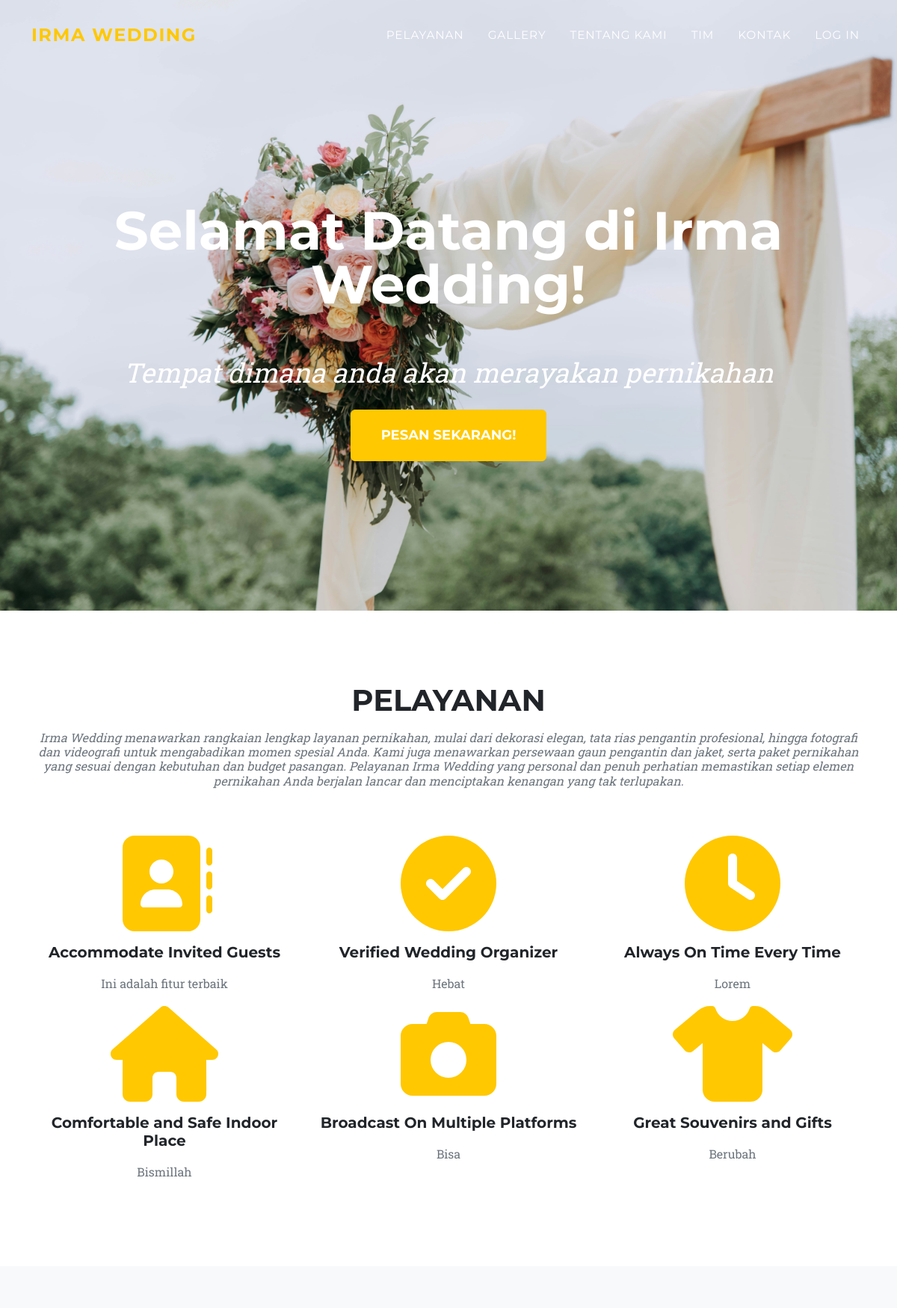
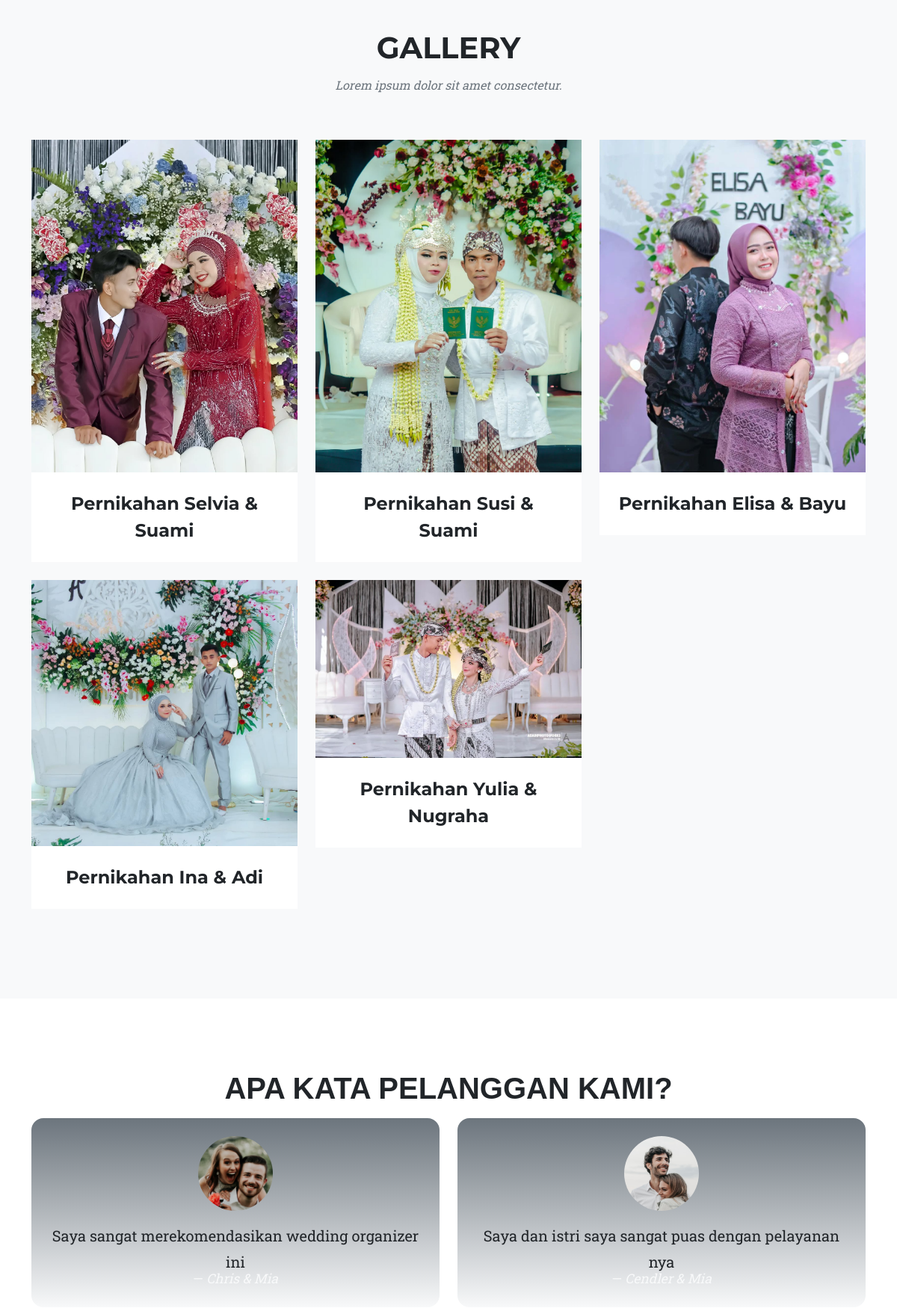
Page /landing-page/index.php (upper part) on the committed database (2 pictures, top to bottom).
### tables this page shows
CREATE TABLE `features` (
  `id` int(11) NOT NULL,
  `features_icon` varchar(255) NOT NULL,
  `features_name` varchar(255) NOT NULL,
  `description` varchar(255) NOT NULL
);

CREATE TABLE `gallery` (
  `id` int(11) NOT NULL,
  `gallery_heading` varchar(255) NOT NULL,
  `tgl_pernikahan` text NOT NULL,
  `gallery_image` varchar(255) NOT NULL,
  `gallery_text` text NOT NULL
);

CREATE TABLE `testimonial` (
  `id` int(11) NOT NULL,
  `testi_text` text NOT NULL,
  `testi_client` varchar(255) NOT NULL,
  `testi_image` varchar(255) NOT NULL
);

### landing-page/index.php (the view, shortened to what this page needs)
<?php
require '../db-connect.php';
?>
<!DOCTYPE html>
<html lang="en">
  <head>
    <link href="https://cdn.jsdelivr.net/npm/bootstrap@5.2.3/dist/css/bootstrap.min.css" rel="stylesheet">
    <link href="css/styles.css" rel="stylesheet" />
  </head>
  <body id="page-top">
    <nav class="navbar navbar-expand-lg navbar-dark fixed-top" id="mainNav">
      <div class="container">
        <a href="#page-top" class="navbar-brand">Irma <span>Wedding</span></a>
        <div class="collapse navbar-collapse" id="navbarResponsive">
          <ul class="navbar-nav text-uppercase ms-auto py-4 py-lg-0">
            <li class="nav-item">
              <a class="nav-link" href="#services">Pelayanan</a>
            </li>
            <li class="nav-item">
              <a class="nav-link" href="#portfolio">Gallery</a>
            </li>
            <li class="nav-item">
              <a class="nav-link" href="#about">Tentang Kami</a>
            </li>
            <li class="nav-item"><a class="nav-link" href="#team">Tim</a></li>
            <li class="nav-item">
              <a class="nav-link" href="#contact">Kontak</a>
            </li>
            <li class="nav-item">
              <a class="nav-link" href="../login/login.php">Log In</a>
            </li>
          </ul>
        </div>
      </div>
    </nav>
    <header class="masthead">
      <div class="container">
        <div class="masthead-heading">Selamat Datang di Irma Wedding!</div>
        <div class="masthead-subheading">Tempat dimana anda akan merayakan pernikahan</div>
        <a class="btn btn-primary btn-xl text-uppercase" href="../login/login.php"
          >Pesan Sekarang!</a
        >
      </div>
    </header>
    <section id="services" class="page-section">
        <div class="container">
            <div class="text-center">
            <h2 class="section-heading text-uppercase">Pelayanan</h2>
            <h3 class="section-subheading text-muted">
            Irma Wedding menawarkan rangkaian lengkap layanan pernikahan, mulai dari dekorasi elegan, tata rias pengantin profesional, hingga fotografi dan videografi untuk mengabadikan momen spesial Anda. Kami juga menawarkan persewaan gaun pengantin dan jaket, serta paket pernikahan yang sesuai dengan kebutuhan dan budget pasangan. Pelayanan Irma Wedding yang personal dan penuh perhatian memastikan setiap elemen pernikahan Anda berjalan lancar dan menciptakan kenangan yang tak terlupakan.
            </h3>
            </div>
            <div class="row justify-content-center text-center">
                <?php
                $query = "SELECT * FROM features ORDER BY id ASC";
                $result = mysqli_query($koneksi, $query);
                while ($row = mysqli_fetch_assoc($result)) {
                ?>
                    <div class="features-item col-md-4 text-center">
                      <span class="fa-stack fa-4x">
                        <i class="fas fa-circle fa-stack-2x text-primary <?php echo $row['features_icon']; ?>"></i>
                      </span>
                      <h5 class="my-3"><?php echo $row['features_name']; ?></h5>
                      <p class="text-muted">
                      <?php echo $row['description']; ?>
                      </p>
                    </div>
                <?php
                }
                ?>
            </div>
        </div>
    </section>
    <section id="portfolio" class="page-section bg-light">
        <div class="container">
            <div class="text-center">
            <h2 class="section-heading text-uppercase">gallery</h2>
            <h3 class="section-subheading text-muted">
              Lorem ipsum dolor sit amet consectetur.
            </h3>
            </div>
            <div class="row">
                <?php
                $query = "SELECT * FROM gallery ORDER BY id ASC";
                $result = mysqli_query($koneksi, $query);
                while ($row = mysqli_fetch_assoc($result)) {
                ?>
                    <div class="col-lg-4 col-sm-6 mb-4">
                        <div class="portfolio-item">
                          <img src="../assets/img/gallery/<?php echo $row['gallery_image']; ?>" alt="..." class="img-fluid">
                          <div class="portfolio-caption">
                            <div class="portfolio-caption-heading">Pernikahan <?php echo $row['gallery_heading']; ?></div>
                          </div>
                        </div>
                    </div>
                <?php
                }
                ?>
            </div>
        </div>
    </section>
<section class="page-section" id="testimonials">
    <div class="container">
      <div class="text-center">
        <h2 class="section-heading text-uppercase" style="font-family: 'Comic Sans MS', sans-serif;">Apa Kata Pelanggan Kami?</h2>
        <div id="testimonialCarousel" class="row justify-content-center text-center carousel slide" data-bs-ride="carousel">
            <div class="carousel-inner">
                <?php
                $query = "SELECT * FROM testimonial ORDER BY id ASC";
                $result = mysqli_query($koneksi, $query);
                $items = [];
                while ($row = mysqli_fetch_assoc($result)) {
                    $items[] = $row;
                }
                $isActive = true;
                for ($i = 0; $i < count($items); $i += 2) { ?>
                    <div class="carousel-item <?php echo $isActive ? 'active' : ''; ?>">
                        <div class="row justify-content-center">
                            <?php
                            for ($j = $i; $j < $i + 2; $j++) {
                                if (isset($items[$j])) { ?>
                                    <div class="col-md-6">
                                        <div class="card bg-secondary border-0 rounded-4 text-center p-4">
                                            <img src="../assets/img/testimonial/<?php echo $items[$j]['testi_image']; ?>" alt="Client Image" class="rounded-circle mx-auto mb-3" style="width: 100px; height: 100px; object-fit: cover;">
                                            <blockquote class="blockquote mb-0">
                                                <p class="mb-2"><?php echo $items[$j]['testi_text']; ?></p>
                                                <footer class="blockquote-footer text-light"><cite title="<?php echo $items[$j]['testi_client']; ?>"><?php echo $items[$j]['testi_client']; ?></cite></footer>
                                            </blockquote>
                                        </div>
                                    </div>
                            <?php }
                            } ?>
                        </div>
                    </div>
                    <?php $isActive = false;
                } ?>
            </div>
        </div>
    </div>
    </div>
</section>
  </body>
</html>

### rows in the picture
features: features_name "Accommodate Invited Guests", description "Ini adalah fitur terbaik"
features: features_name "Verified Wedding Organizer", description "Hebat"
features: features_name "Always On Time Every Time", description "Lorem"
features: features_name "Comfortable and Safe Indoor Place", description "Bismillah"
features: features_name "Broadcast On Multiple Platforms", description "Bisa"
features: features_name "Great Souvenirs and Gifts", description "Berubah"
gallery: gallery_image (picture), gallery_heading "Selvia & Suami"
gallery: gallery_image (picture), gallery_heading "Susi & Suami"
gallery: gallery_image (picture), gallery_heading "Elisa & Bayu"
gallery: gallery_image (picture), gallery_heading "Ina & Adi"
gallery: gallery_image (picture), gallery_heading "Yulia & Nugraha"
testimonial: testi_image (picture), testi_text "Saya sangat merekomendasikan wedding organizer ini", testi_client "Chris & Mia"
testimonial: testi_image (picture), testi_text "Saya dan istri saya sangat puas dengan pelayanan nya", testi_client "Cendler & Mia"
